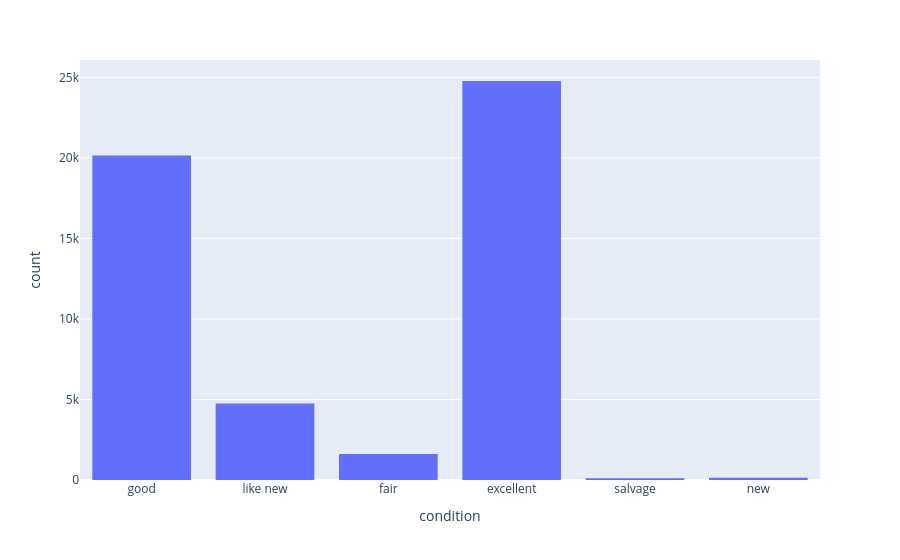

Notebook code for this chart:
### Code cell
import pandas as pd
import plotly.express as px

df = df = pd.read_csv('C:/Users/jayme/Documents/projeto_tpt/vehicles.csv')

display(df.head())

fig = px.histogram(df, x="condition")
fig.show()

### Figure 1 — Plotly figure (JSON) as saved in the notebook; plotly's stock layout.template omitted (floating-point values rounded to 4 significant figures; data arrays with more than 128 entries replaced by an {"elided": "..."} marker saying what was removed)
{"data": [{"bingroup": "x", "hovertemplate": "condition=%{x}<br>count=%{y}<extra></extra>", "legendgroup": "", "marker": {"color": "#636efa", "pattern": {"shape": ""}}, "name": "", "orientation": "v", "showlegend": false, "type": "histogram", "x": {"elided": "51525 str values"}, "xaxis": "x", "yaxis": "y"}], "layout": {"barmode": "relative", "legend": {"tracegroupgap": 0}, "margin": {"t": 60}, "xaxis": {"anchor": "y", "domain": [0, 1], "title": {"text": "condition"}}, "yaxis": {"anchor": "x", "domain": [0, 1], "title": {"text": "count"}}}}
